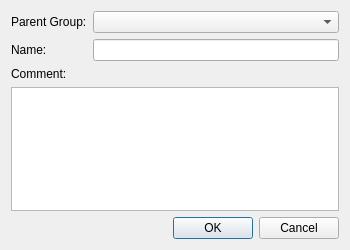
<?xml version="1.0" encoding="UTF-8"?>
<ui version="4.0">
 <class>LocalGroupDialog</class>
 <widget class="QDialog" name="LocalGroupDialog">
  <property name="geometry">
   <rect>
    <x>0</x>
    <y>0</y>
    <width>350</width>
    <height>250</height>
   </rect>
  </property>
  <property name="windowTitle">
   <string>Group</string>
  </property>
  <property name="modal">
   <bool>true</bool>
  </property>
  <layout class="QVBoxLayout" name="verticalLayout">
   <item>
    <layout class="QGridLayout" name="gridLayout">
     <item row="0" column="0">
      <widget class="QLabel" name="label_parent_group">
       <property name="text">
        <string>Parent Group:</string>
       </property>
      </widget>
     </item>
     <item row="0" column="1">
      <widget class="client::GroupComboBox" name="combo_parent_group"/>
     </item>
     <item row="1" column="0">
      <widget class="QLabel" name="label_name">
       <property name="text">
        <string>Name:</string>
       </property>
      </widget>
     </item>
     <item row="1" column="1">
      <widget class="QLineEdit" name="edit_name"/>
     </item>
    </layout>
   </item>
   <item>
    <layout class="QVBoxLayout" name="verticalLayout_comment">
     <item>
      <widget class="QLabel" name="label_comment">
       <property name="text">
        <string>Comment:</string>
       </property>
      </widget>
     </item>
     <item>
      <widget class="QPlainTextEdit" name="edit_comment"/>
     </item>
    </layout>
   </item>
   <item>
    <widget class="common::DialogButtonBox" name="button_box">
     <property name="standardButtons">
      <set>QDialogButtonBox::StandardButton::Cancel|QDialogButtonBox::StandardButton::Ok</set>
     </property>
    </widget>
   </item>
  </layout>
 </widget>
 <customwidgets>
  <customwidget>
   <class>client::GroupComboBox</class>
   <extends>QComboBox</extends>
   <header>client/ui/hosts/group_combo_box.h</header>
  </customwidget>
  <customwidget>
   <class>common::DialogButtonBox</class>
   <extends>QDialogButtonBox</extends>
   <header>common/ui/dialog_button_box.h</header>
  </customwidget>
 </customwidgets>
 <resources/>
 <connections/>
</ui>
